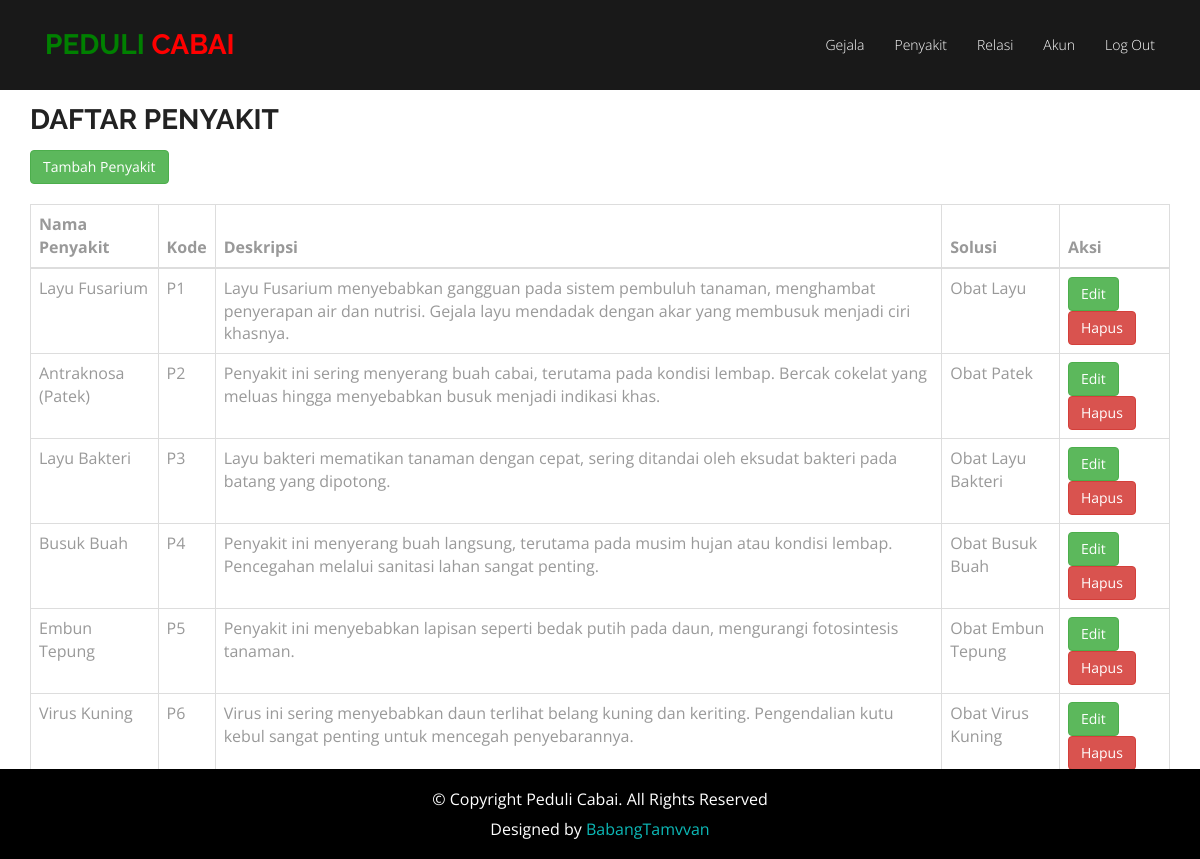
/penyakit/penyakit.php, run on the app's committed database.
### tables this page shows
CREATE TABLE IF NOT EXISTS `penyakit` (
  `id_penyakit` int NOT NULL AUTO_INCREMENT,
  `kode_penyakit` varchar(30) DEFAULT NULL,
  `nama_penyakit` varchar(200) DEFAULT NULL,
  `deskripsi` text,
  `solusi` text,
  PRIMARY KEY (`id_penyakit`)
);

### penyakit/penyakit.php (the view, shortened to what this page needs)
<?php
include("../partial/headerA.php");
$stmD = $koneksi->query('SELECT * FROM penyakit');
$data = $stmD->fetchAll(PDO::FETCH_OBJ);
?>
<section id="service" class="section-padding">
    <?php include("../partial/navAdmin.php"); ?>
    <div class="container" style="margin-top: 50px;">
        <h2 class="ser-title">Daftar Penyakit</h2>
        <a class="btn btn-success" href="../penyakit/tambahP.php" style="margin-top: 20px; margin-bottom: 20px;">Tambah Penyakit</a>
        <table class="table table-bordered">
            <thead>
                <tr>
                    <th>Nama Penyakit</th>
                    <th>Kode</th>
                    <th>Deskripsi</th>
                    <th>Solusi</th>
                    <th>Aksi</th>
                </tr>
            </thead>
            <tbody>
                <?php foreach($data as $d):?>
                <tr>
                    <td><?=$d->nama_penyakit;?></td>
                    <td><?=$d->kode_penyakit;?></td>
                    <td><?=$d->deskripsi;?></td>
                    <td><?=$d->solusi;?></td>
                    <td>
                    <a href="../penyakit/editP.php?id=<?=$d->id_penyakit;?>" class="btn btn-success">Edit</a>
                    <a href="../penyakit/hapusP.php?id=<?=$d->id_penyakit;?>" class="btn btn-danger" onclick="return confirm('Apakah Anda yakin ingin menghapus data ini?')">Hapus</a>
                    </td>
                </tr>
                <?php endforeach;?>
            </tbody>
        </table>
    </div>
</section>
<?php include("../partial/footerA.php"); ?>

### css/style.css (style rules this page uses)
body { font-family: "Open Sans", sans-serif; line-height: 20px; color: #999999; font-size: 300; font-size: 16px; }
table { border-collapse: collapse; border-spacing: 0; }
h1, h2, h3, h4, h5, h6 { font-family: 'Raleway', sans-serif; font-weight: 600; color: #222222; }
a, a:hover, a:focus, a:active { outline: none; }
.section-padding { padding: 60px 0px; }
h2 { line-height: 20px; margin: 0; font-size: 28px; font-weight: 700; text-transform: uppercase; }
td { border: 0px solid #ededed; border-top: 1px solid rgba(216, 216, 216, 0.5); padding: 6px 10px 6px 0; }

### data on the page
penyakit: nama_penyakit "Layu Fusarium", kode_penyakit "P1", deskripsi "Layu Fusarium menyebabkan gangguan pada sistem pembuluh tanaman, menghambat penyerapan air dan nutrisi. Gejala layu mendadak dengan akar yang membusuk menjadi ciri khasnya.", solusi "Obat Layu"
penyakit: nama_penyakit "Antraknosa (Patek)", kode_penyakit "P2", deskripsi "Penyakit ini sering menyerang buah cabai, terutama pada kondisi lembap. Bercak cokelat yang meluas hingga menyebabkan busuk menjadi indikasi khas.", solusi "Obat Patek"
penyakit: nama_penyakit "Layu Bakteri", kode_penyakit "P3", deskripsi "Layu bakteri mematikan tanaman dengan cepat, sering ditandai oleh eksudat bakteri pada batang yang dipotong.", solusi "Obat Layu Bakteri"
penyakit: nama_penyakit "Busuk Buah", kode_penyakit "P4", deskripsi "Penyakit ini menyerang buah langsung, terutama pada musim hujan atau kondisi lembap. Pencegahan melalui sanitasi lahan sangat penting.", solusi "Obat Busuk Buah"
penyakit: nama_penyakit "Embun Tepung", kode_penyakit "P5", deskripsi "Penyakit ini menyebabkan lapisan seperti bedak putih pada daun, mengurangi fotosintesis tanaman.", solusi "Obat Embun Tepung"
penyakit: nama_penyakit "Virus Kuning", kode_penyakit "P6", deskripsi "Virus ini sering menyebabkan daun terlihat belang kuning dan keriting. Pengendalian kutu kebul sangat penting untuk mencegah penyebarannya.", solusi "Obat Virus Kuning"
